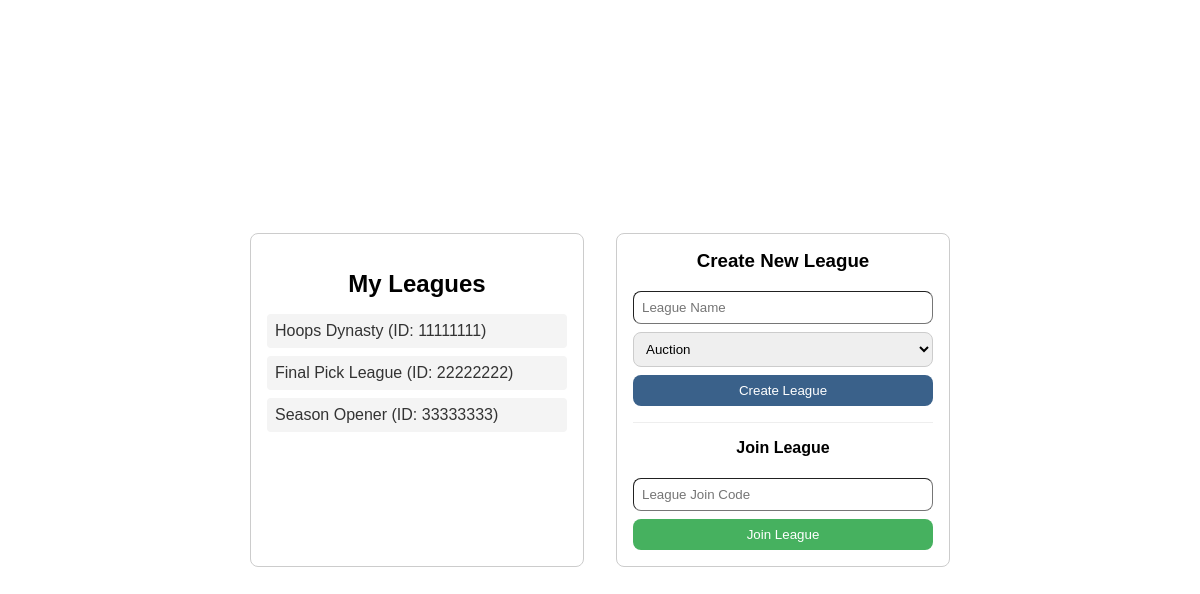
/dashboard (signed in), run on the app's committed database.
### tables this page shows
CREATE TABLE PlayerLeague (
    LID INTEGER PRIMARY KEY,
    draftType TEXT,
    leagueName TEXT,
    ownerAccount INTEGER,
    status TEXT DEFAULT 'initial', current_day INTEGER DEFAULT 1, -- 'initial', 'draft', 'final'
    FOREIGN KEY (ownerAccount) REFERENCES PlayerAccount(accountID)
);

### app.py (the view)
@app.route('/dashboard', methods=['GET'])
def dashboard():
    conn = sqlite3.connect(DB_FILE)
    cursor = conn.cursor()
    cursor.execute(
        """SELECT pl.LID, pl.leagueName
            FROM PlayerLeague pl
            JOIN PlayerTeam pt ON pl.LID = pt.LID
            WHERE pt.accountID = ?""",
        (session.get('user_id'),)
        )
    leagues_data = cursor.fetchall()
    leagues = []
    for league in leagues_data:
        leagues.append({
            'id': league[0],
            'name': league[1]
        })
    conn.close()
    return render_template('dashboard.html', leagues=leagues)

### templates/dashboard.html (shortened to what this page needs)
<!DOCTYPE html>
<html lang="en">
<head>
    <link rel="stylesheet" href="{{ url_for('static', filename='style.css') }}">
</head>
<body>
    <div class="dashboard-wrapper">
        <div class="leagues-section">
            <h2>My Leagues</h2>
            <ul>
            {% for league in leagues %}
                <li><a href="{{ url_for('league', league_id=league.id )}}">{{ league.name }} (ID: {{ league.id }})</a></li>
            {% endfor %}
            </ul>
        </div>
        <div class="forms-section">
            <div class="create-section">
                <h3>Create New League</h3>
                <form action="/create_league" method="POST">
                    <input type="text" name="leagueName" placeholder="League Name" required>
                    <select name="draftType">
                        <option value="Auction">Auction</option>
                    </select>
                    <button type="submit" class="login-btn">Create League</button>
                </form>
            </div>
            <hr>
            <div class="join-section">
                <h4>Join League</h4>
                <form action="/join_league" method="POST">
                    <input type="text" name="leagueID" placeholder="League Join Code" required>
                    <button type="submit" class="register-btn">Join League</button>
                </form>
            </div>
        </div>
    </div>
</body>
</html>

### static/style.css (style rules this page uses)
body { font-family: sans-serif; display: flex; align-items: center; justify-content: center; min-height: 100vh; margin: 0; }
h2 { text-align: center; margin-bottom: 2vh; }
input { width: 100%; padding: 0.5rem; margin-bottom: .5rem; border-radius: 8px; box-sizing: border-box; border-width: 1px; }
button { width: 100%; padding: 0.5rem; color: white; border: none; border-radius: 8px; }
.login-btn, .login { background-color: #3a618a; }
.register-btn { background-color: #46b15f; }
.dashboard-wrapper { display: flex; gap: 2rem; align-items: stretch; }
.leagues-section, .forms-section { background: white; padding: 2vh; border-radius: 8px; width: 300px; border: 1px solid #ccc; }
.forms-section h3, .forms-section h4 { margin-top: 0; text-align: center; }
ul { list-style: none; padding: 0; }
li { margin-bottom: 0.5rem; padding: 0.5rem; background: #f4f4f4; border-radius: 4px; }
li a { text-decoration: none; color: #333; display: block; }
select { width: 100%; padding: 0.5rem; margin-bottom: .5rem; border-radius: 8px; border: 1px solid #ccc; }
hr { border: 0; border-top: 1px solid #eee; margin: 1rem 0; }
form[action*="league"] { flex: 1; display: flex; flex-direction: column; }

### data on the page
PlayerLeague: name "Hoops Dynasty", id "11111111"
PlayerLeague: name "Final Pick League", id "22222222"
PlayerLeague: name "Season Opener", id "33333333"
